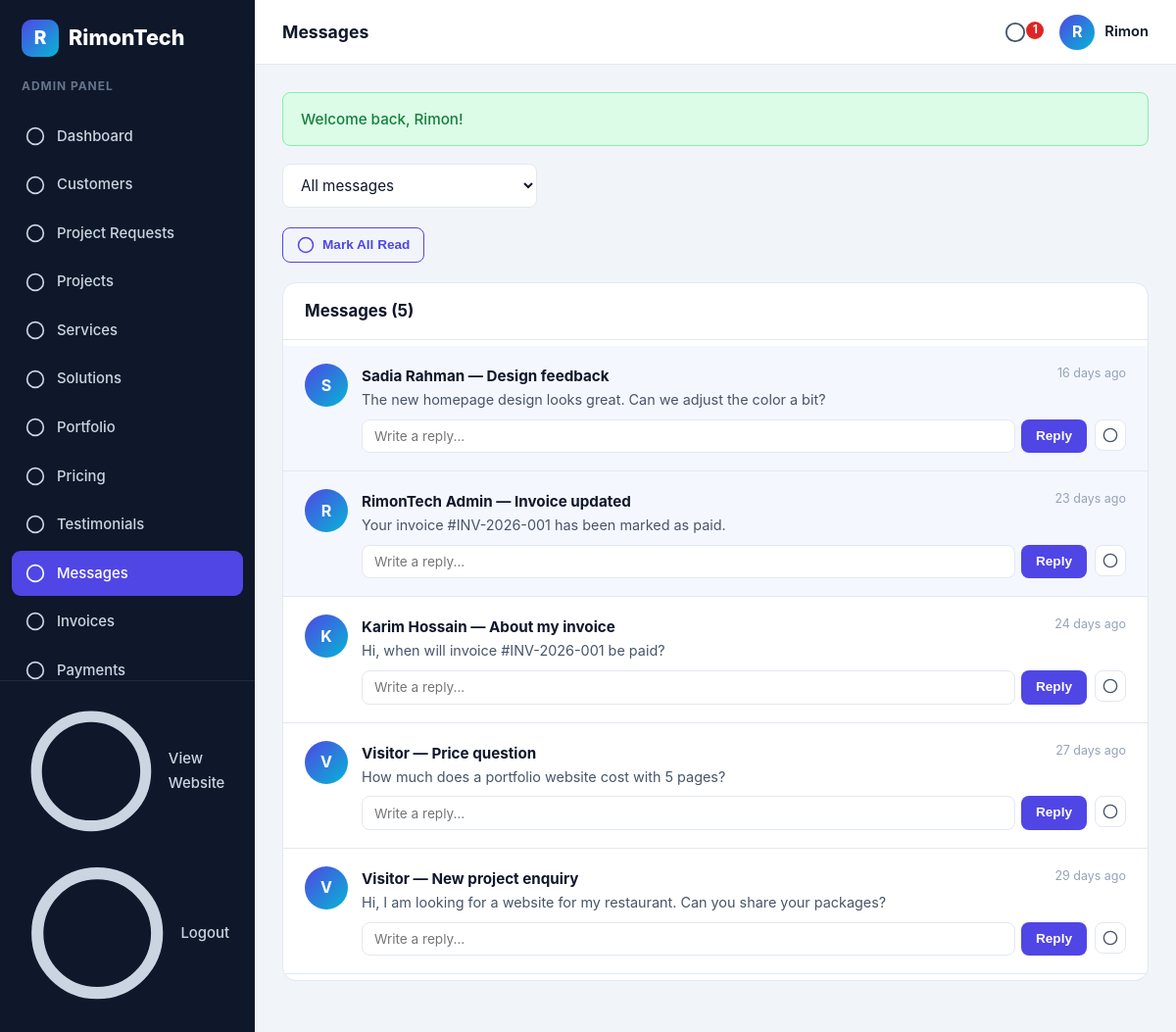
The page /admin/messages.php (signed in) on the database its author committed.
### tables this page shows
CREATE TABLE IF NOT EXISTS messages (
    id INT UNSIGNED AUTO_INCREMENT PRIMARY KEY,
    sender_type ENUM('public','customer','admin') NOT NULL DEFAULT 'public',
    sender_id INT UNSIGNED NULL,
    receiver_type ENUM('customer','admin') NULL,
    receiver_id INT UNSIGNED NULL,
    subject VARCHAR(190) NOT NULL,
    message TEXT NOT NULL,
    is_read TINYINT(1) NOT NULL DEFAULT 0,
    created_at TIMESTAMP DEFAULT CURRENT_TIMESTAMP
);

CREATE TABLE IF NOT EXISTS customers (
    id INT UNSIGNED AUTO_INCREMENT PRIMARY KEY,
    name VARCHAR(120) NOT NULL,
    email VARCHAR(190) NOT NULL UNIQUE,
    phone VARCHAR(40) NULL,
    company VARCHAR(150) NULL,
    address VARCHAR(255) NULL,
    password VARCHAR(255) NOT NULL,
    status ENUM('active','inactive') NOT NULL DEFAULT 'active',
    created_at TIMESTAMP DEFAULT CURRENT_TIMESTAMP
);

### config/database.php (called while the page is built, shortened)
<?php
function db(): PDO
{
    static $pdo = null;
    if ($pdo === null) {
        $dsn = 'mysql:host=' . DB_HOST . ';dbname=' . DB_NAME . ';charset=utf8mb4';
        $pdo = new PDO($dsn, DB_USER, DB_PASS, [
            PDO::ATTR_ERRMODE => PDO::ERRMODE_EXCEPTION,
            PDO::ATTR_DEFAULT_FETCH_MODE => PDO::FETCH_ASSOC,
            PDO::ATTR_EMULATE_PREPARES => false,
        ]);
    }
    return $pdo;
}

### admin/messages.php (the view, shortened to what this page needs)
<?php
$pageTitle = 'Messages';
$activeNav = 'messages';
require_once __DIR__ . '/../includes/functions.php';
$sql = 'SELECT m.*, c.name AS customer_name FROM messages m LEFT JOIN customers c ON c.id = m.sender_id';
$params = [];
$sql .= ' ORDER BY m.created_at DESC LIMIT 60';
$stmt = db()->prepare($sql);
$stmt->execute($params);
$messages = $stmt->fetchAll();
include __DIR__ . '/../includes/admin-header.php';
?>
<form method="get" action="<?= url('admin/messages.php') ?>" style="margin-bottom:20px;display:flex;gap:10px;flex-wrap:wrap;">
  <select name="customer" class="form-control" style="max-width:260px;" onchange="this.form.submit()">
    <option value="0">All messages</option>
  </select>
</form>
<form method="post" action="<?= url('admin/messages.php') ?>" style="margin:0 0 20px;">
  <button type="submit" class="btn btn-sm btn-outline"><?= icon('check') ?> Mark All Read</button>
</form>
<div class="panel">
  <div class="panel-head"><h3>Messages (<?= count($messages) ?>)</h3></div>
  <div style="padding:6px 0;">
    <?php foreach ($messages as $m): ?>
      <?php $from = $m['sender_type'] === 'customer' ? ($m['customer_name'] ?? 'Customer') : ($m['sender_type'] === 'admin' ? 'RimonTech Admin' : 'Visitor'); ?>
      <div class="thread-item <?= (int)$m['is_read'] === 0 ? 'unread' : '' ?>">
        <div class="thread-avatar"><?= e(strtoupper(substr($from, 0, 1))) ?></div>
        <div class="thread-body">
          <div class="thread-top">
            <b><?= e($from) ?> — <?= e($m['subject']) ?></b>
            <span class="time"><?= time_ago($m['created_at']) ?></span>
          </div>
          <p><?= e($m['message']) ?></p>
          <div style="display:flex;gap:8px;margin-top:8px;flex-wrap:wrap;">
            <form method="post" action="<?= url('admin/messages.php') ?>" style="display:flex;gap:6px;flex:1;min-width:240px;margin:0;">
              <input type="text" name="reply" class="form-control" placeholder="Write a reply..." style="padding:7px 12px;font-size:0.85rem;">
              <button type="submit" class="btn btn-sm btn-primary">Reply</button>
            </form>
            <form method="post" action="<?= url('admin/messages.php') ?>" style="margin:0;">
              <button type="submit" class="icon-btn danger" title="Delete" onclick="return confirm('Delete this message?');"><?= icon('trash') ?></button>
            </form>
          </div>
        </div>
      </div>
    <?php endforeach; ?>
  </div>
</div>
<?php include __DIR__ . '/../includes/admin-footer.php'; ?>

### includes/admin-header.php (shortened to what this page needs)
<?php
require_once __DIR__ . '/functions.php';
$admin = require_admin();
$activeNav = $activeNav ?? '';
$pageTitle = $pageTitle ?? 'Admin Dashboard';
$unread = unread_count('admin', (int)$admin['id']);
$navItems = [
    'dashboard' => ['label' => 'Dashboard', 'url' => 'admin/dashboard.php', 'icon' => 'grid'],
    'customers' => ['label' => 'Customers', 'url' => 'admin/customers.php', 'icon' => 'users'],
    'project-requests' => ['label' => 'Project Requests', 'url' => 'admin/project-requests.php', 'icon' => 'inbox'],
    'projects' => ['label' => 'Projects', 'url' => 'admin/projects.php', 'icon' => 'clipboard'],
    'services' => ['label' => 'Services', 'url' => 'admin/services.php', 'icon' => 'layers'],
    'solutions' => ['label' => 'Solutions', 'url' => 'admin/solutions.php', 'icon' => 'cpu'],
    'portfolio' => ['label' => 'Portfolio', 'url' => 'admin/portfolio.php', 'icon' => 'eye'],
    'pricing' => ['label' => 'Pricing', 'url' => 'admin/pricing.php', 'icon' => 'tag'],
    'testimonials' => ['label' => 'Testimonials', 'url' => 'admin/testimonials.php', 'icon' => 'quote'],
    'messages' => ['label' => 'Messages', 'url' => 'admin/messages.php', 'icon' => 'mail'],
    'invoices' => ['label' => 'Invoices', 'url' => 'admin/invoices.php', 'icon' => 'file'],
    'payments' => ['label' => 'Payments', 'url' => 'admin/payments.php', 'icon' => 'wallet'],
    'documents' => ['label' => 'Documents', 'url' => 'admin/documents.php', 'icon' => 'layers'],
    'downloads' => ['label' => 'Downloads', 'url' => 'admin/downloads.php', 'icon' => 'download'],
    'notifications' => ['label' => 'Notifications', 'url' => 'admin/notifications.php', 'icon' => 'bell'],
    'settings' => ['label' => 'Settings', 'url' => 'admin/settings.php', 'icon' => 'settings'],
];
?>
<!DOCTYPE html>
<html lang="en">
<head>
<link rel="stylesheet" href="<?= url('assets/css/style.css') ?>">
</head>
<body class="dashboard-body">
<div class="dashboard admin-dashboard">
  <aside class="sidebar" id="sidebar">
    <a href="<?= url('admin/dashboard.php') ?>" class="brand sidebar-brand">
      <span class="brand-mark">R</span>
      <span class="brand-text"><?= e(APP_NAME) ?></span>
    </a>
    <p class="sidebar-caption">Admin Panel</p>
    <nav class="sidebar-nav">
      <?php foreach ($navItems as $key => $item): ?>
        <?php $extra = $key === 'notifications' && $unread > 0 ? '<span class="dot-badge">' . $unread . '</span>' : ''; ?>
        <a href="<?= url($item['url']) ?>" class="sidebar-link <?= $activeNav === $key ? 'active' : '' ?>">
          <span class="sidebar-icon"><?= icon($item['icon']) ?></span>
          <?= e($item['label']) ?><?= $extra ?>
        </a>
      <?php endforeach; ?>
    </nav>
    <div class="sidebar-footer">
      <a href="<?= url('index.php') ?>" class="sidebar-link"><?= icon('eye') ?> View Website</a>
      <a href="<?= url('admin/logout.php') ?>" class="sidebar-link"><?= icon('logout') ?> Logout</a>
    </div>
  </aside>
  <div class="dashboard-main">
    <header class="topbar">
      <h1 class="topbar-title"><?= e($pageTitle) ?></h1>
      <div class="topbar-right">
        <a href="<?= url('admin/notifications.php') ?>" class="topbar-icon" title="Notifications">
          <?= icon('bell') ?>
          <?php if ($unread > 0): ?><span class="dot-badge"><?= $unread ?></span><?php endif; ?>
        </a>
        <div class="topbar-user">
          <span class="avatar"><?= e(strtoupper(substr($admin['name'], 0, 1))) ?></span>
          <span class="topbar-user-name"><?= e($admin['name']) ?></span>
        </div>
      </div>
    </header>
    <div class="dashboard-content">
      <?php flash_render(); ?>

### includes/functions.php (shortened to what this page needs)
<?php
require_once __DIR__ . '/../config/database.php';
function base_url(string $path = ''): string
{
    static $base = null;
    if ($base === null) {
        $rootFs = realpath(dirname(__DIR__));
        $docRoot = realpath($_SERVER['DOCUMENT_ROOT'] ?? $rootFs);
        $base = '/';
    }
    return $base . ltrim($path, '/');
}
function url(string $path = ''): string
{
    return base_url($path);
}
function e(?string $value): string
{
    return htmlspecialchars((string)$value, ENT_QUOTES, 'UTF-8');
}
function get_flashes(): array
{
    $flashes = $_SESSION['flash'] ?? [];
    return $flashes;
}
function flash_render(): void
{
    foreach (get_flashes() as $f) {
        $type = $f['type'] === 'error' ? 'error' : 'success';
        echo '<div class="alert alert-' . e($type) . '">' . e($f['message']) . '</div>';
    }
}
function current_admin(): ?array
{
    $stmt = db()->prepare('SELECT * FROM admins WHERE id = ?');
    $stmt->execute([$_SESSION['admin_id']]);
    return $stmt->fetch() ?: null;
}
function require_admin(): array
{
    $admin = current_admin();
    return $admin;
}
function time_ago(string $datetime): string
{
    $ts = strtotime($datetime);
    $diff = time() - $ts;
    if ($diff < 2592000) return floor($diff / 86400) . ' days ago';
    return date('d M Y', $ts);
}
function unread_count(string $type, int $userId): int
{
    $stmt = db()->prepare('SELECT COUNT(*) FROM notifications WHERE user_type = ? AND user_id = ? AND is_read = 0');
    $stmt->execute([$type, $userId]);
    return (int)$stmt->fetchColumn();
}
function icon(string $name): string
{
    return $map[$name] ?? '<svg viewBox="0 0 24 24" fill="none" stroke="currentColor" stroke-width="2"><circle cx="12" cy="12" r="10"/></svg>';
}

### rows shown on the page
messages: sender_type.name "S", customers.name "Sadia Rahman", subject "Design feedback", created_at "16 days ago", message "The new homepage design looks great. Can we adjust the color a bit?"
messages: sender_type "R", sender_type "RimonTech Admin", subject "Invoice updated", created_at "23 days ago", message "Your invoice #INV-2026-001 has been marked as paid."
messages: sender_type.name "K", customers.name "Karim Hossain", subject "About my invoice", created_at "24 days ago", message "Hi, when will invoice #INV-2026-001 be paid?"
messages: sender_type "V", sender_type "Visitor", subject "Price question", created_at "27 days ago", message "How much does a portfolio website cost with 5 pages?"
messages: sender_type "V", sender_type "Visitor", subject "New project enquiry", created_at "29 days ago", message "Hi, I am looking for a website for my restaurant. Can you share your packages?"

### other values the page prints
APP_NAME "RimonTech"
$item['label'] "Dashboard"
$item['label'] "Customers"
$item['label'] "Project Requests"
$item['label'] "Projects"
$item['label'] "Services"
$item['label'] "Solutions"
$item['label'] "Portfolio"
$item['label'] "Pricing"
$item['label'] "Testimonials"
$item['label'] "Messages"
$item['label'] "Invoices"
$item['label'] "Payments"
$pageTitle "Messages"
$unread "1"
